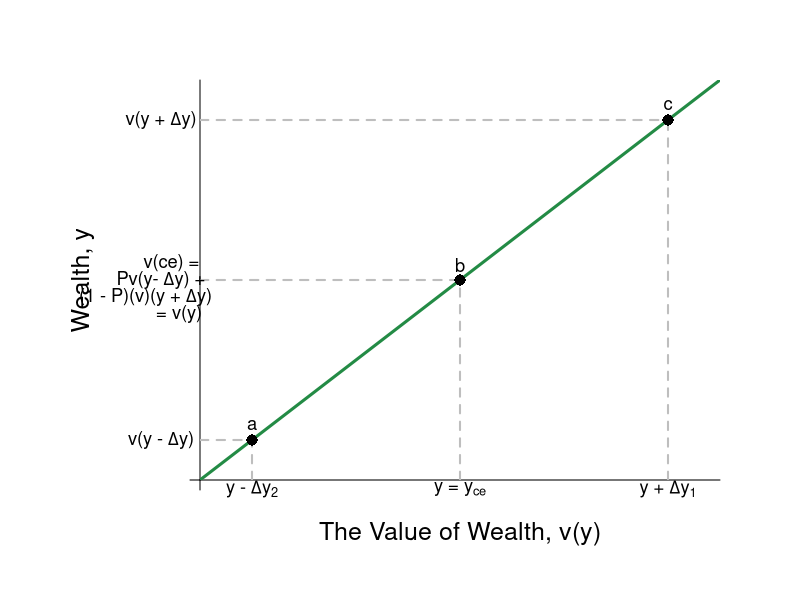

Write the R code that produced this figure.
#Graph Designer: Simon Halliday
#Authors: Bowles, Foley and Halliday
#Title: Coordination, Conflict and Competition: A Text in Microeconomics

library(shape)
require(shape)
pdf(file = "/Users/rileyboeth/Library/Mobile Documents/com~apple~CloudDocs/bfh textbook - backup/coordination_failures/figure4_2.pdf", width = 10, height = 8)

#Set parameters for graphics
axislabelsize <- 1.5
labelsize <- 1.1
graphlinewidth <- 3
segmentlinewidth <- 2

COL <- c("#7fc97f", "#beaed4", "#fdc086", "#ffff99", "#386cb0", "#f0027f", "#bf5b17", "#666666")
COLA <- c("#e0f3db", "#99d8c9","#66c2a4","#41ae76", "#238b45", "#005824")
COLB <- c("#4eb3d3", "#2b8cbe", "#0868ac","#084081")

#Edited the margins to cater for the larger LHS labels
par(mar =  c(6, 10, 4, 4))

#Linear utility of wealth equation

LinearU <- function(x,y) {
  x
}


#Add limits on axes and levels of utility for each indifference curve
ylims <- c(0, 40)
xlims <- c(0, 40)

npts <- 501 
x <- seq(xlims[1], xlims[2], length.out = npts)
y <- seq(ylims[1], ylims[2], length.out = npts) 

plot(0, 0, xlim = xlims, ylim = ylims, type = "n",
     xlab = expression(paste("")),
     ylab = expression(paste("")), 
     xaxt = "n", 
     yaxt = "n", 
     cex.lab = axislabelsize, 
     bty = "n", 
     xaxs="i", 
     yaxs="i"
)

#x and y limits with plain axes without ticks/numbers to match previous graph

ticksx <- seq(from = 0, to = xlims[2]+1, by = 41)
xlabels <- seq(from = 0, to = xlims[2], by = 1)
ticksy <- seq(from = 0, to = ylims[2]+1, by = 41)
ylabels <- seq(from = 0, to = ylims[2], by = 10)

axis(1,at = ticksx,  pos = 0, labels = FALSE)
axis(2,at = ticksy,  pos = 0, labels = FALSE, las = 1)

npts <- 500 
xx1 <- seq(xlims[1], xlims[2], length.out = npts)
xx2 <- seq(0, xlims[2], length.out = npts)
xx3 <- seq(xlims[1], 0, length.out = npts)
xx4 <- seq(-11, 0, length.out = npts)

#Axis labels and draw linear utility function
mtext(expression(paste("The Value of Wealth, v(y)")), side = 1, line = 2.5, cex = axislabelsize)
text(-9, 0.5*ylims[2], expression(paste("Wealth, y")), xpd = TRUE, cex = axislabelsize, srt = 90) 

lines(xx1, LinearU(xx1, y), col = COLA[5], lwd = graphlinewidth)

#Label 3 points on line

text(4, 5.5, expression(paste("a")), cex = labelsize)
segments(4, 0, 4, 4, lty = 2, col = "gray", lwd = segmentlinewidth)
segments(0, 4, 4, 4, lty = 2, col = "gray", lwd = segmentlinewidth)
points(4, 4, pch = 16, col = "black", cex = 1.5)

text(20, 21.5, expression(paste("b")), cex = labelsize)
segments(20, 0, 20, 20, lty = 2, col = "gray", lwd = segmentlinewidth)
segments(0, 20, 20, 20, lty = 2, col = "gray", lwd = segmentlinewidth)
points(20, 20, pch = 16, col = "black", cex = 1.5)

text(36, 37.5, expression(paste("c")), cex = labelsize)
segments(36, 0, 36, 36, lty = 2, col = "gray", lwd = segmentlinewidth)
segments(0, 36, 36, 36, lty = 2, col = "gray", lwd = segmentlinewidth)
points(36, 36, pch = 16, col = "black", cex = 1.5)

#Label y-sub,x-sub,etc. on axes

text(36, -.9, expression(paste("y + ", Delta, "y"[1])), xpd = TRUE, cex = labelsize)
text(20, -.9, expression(paste("y = y"[ce])),  xpd = TRUE,  cex = labelsize)
text(4, -.9, expression(paste("y - ",Delta,"y"[2])),  xpd = TRUE,  cex = labelsize)


text(-3, 36, expression(paste("v(y + ",Delta,"y)")), xpd = TRUE, cex = labelsize)
text(-2, 21.7, expression(paste("v(ce) = ")),  xpd = TRUE, cex = labelsize)
text(-2.8, 20, expression(paste("Pv(y- ",Delta,"y) + ")),  xpd = TRUE, cex = labelsize)
text(-4.2, 18.3, expression(paste("(1 - P)(v)(y + ",Delta,"y)")),  xpd = TRUE, cex = labelsize)
text(-1.8, 16.6, expression(paste(" = v(y)")),  xpd = TRUE, cex = labelsize)
text(-3, 4, expression(paste("v(y - ",Delta,"y)")),  xpd = TRUE,  cex = labelsize)


dev.off()
